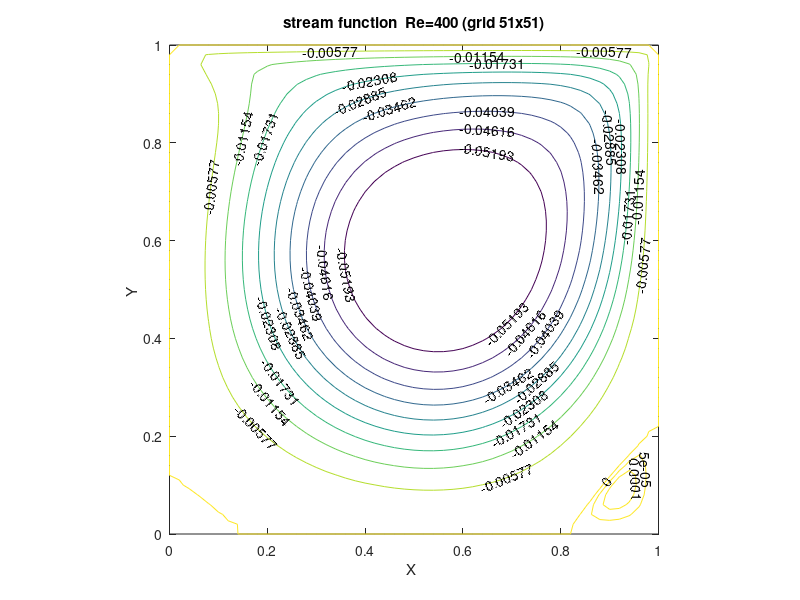
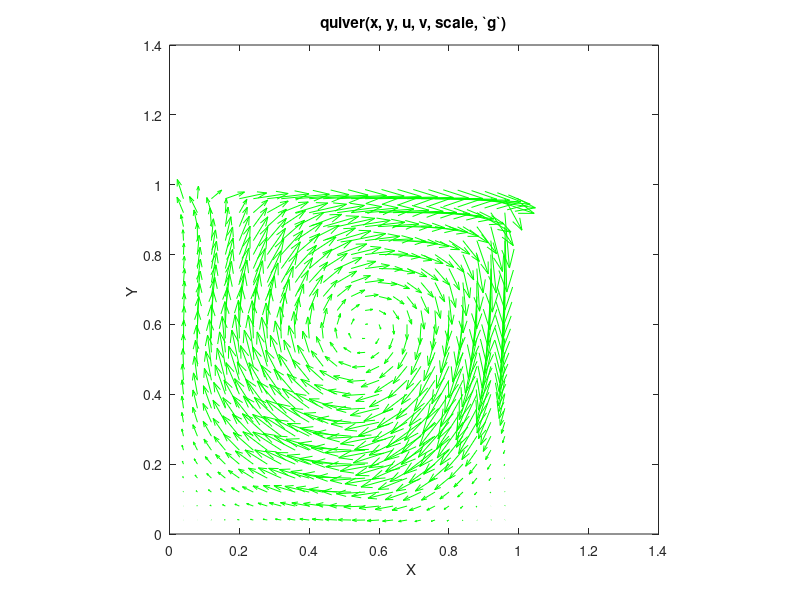

The MATLAB script that drew these images, in order:
% stream_ plots stream line contour and velocity vectors.
% See Figure CP-11 (top two plots) in color plates, 
% see also Figure 2.16 
% Needs a data set, stream_.dat
% Copyright S. Nakamura, 1995
clf;clear;close;close
close
fig1=figure(1);
clf
set(fig1,'Position',[100,100,400,400] , ...
    'NumberTitle','off' , ...
    'Name','Plot os Stream function','Color',[0,0,0])
load stream_.dat
     ni=51;
     nj=51;
     s=1;
     u=zeros(ni);v=u;
     for j=1:nj
         for i=1:ni
         x(i,j)=stream_(s,1);
         y(i,j)=stream_(s,2);
         p(i,j)=stream_(s,3);
         s=s+1;
     end;
     end;

     for j=1:nj
         for i=1:ni
         u(j,i)=0;
         v(j,i)=0;
         if i>1 & i<ni & j>1 & j<nj
            u(j,i) = (p(j+1,i)-p(j-1,i))/(y(j+1,i)-y(j-1,i));
            v(j,i) =-(p(j,i+1)-p(j,i-1))/(x(j, i+1)-x(j, i-1));
         end
     end;
     end;
    for j=1:nj
         for i=1:ni
          yd(j,i)=y(nj-j+1,i);
         end ;
     end ;
     clf
     L=[-0.00577:-0.00577:-0.054,  0, 0.0001, 0.00005];
     c=contour(x,y,p,L);
     clabel(c)
     title('stream function  Re=400 (grid 51x51)')
%    title('contour(x, y, p)')
     xlabel('X ')
     ylabel('Y ')

     axis('square')

fig2=figure(2); 
clf
set(fig2,'Position',[515,100,400,400] ,...
     'NumberTitle','off', 'Color',[0,0,0])
     quiver(x(1:2:ni,1:2:ni),y(1:2:ni,1:2:ni),u(1:2:ni,1:2:ni), ...
            v(1:2:ni,1:2:ni),4, 'g')
     axis('square')
     title('quiver(x, y, u, v, scale, `g`)')
     xlabel('X ')
     ylabel('Y ')
